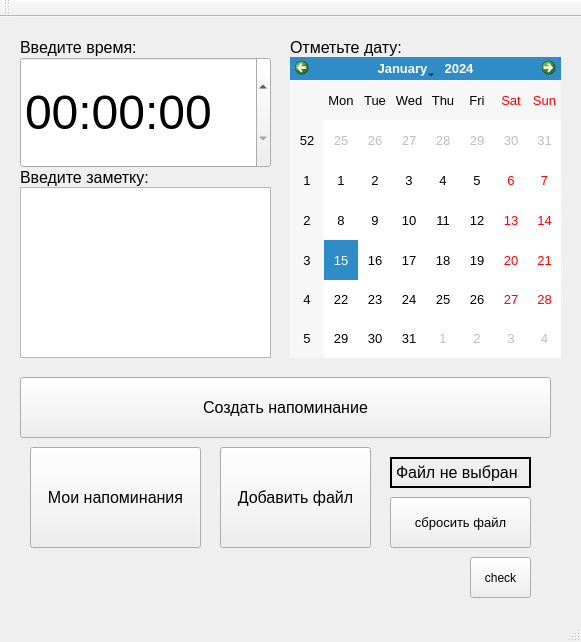
<?xml version="1.0" encoding="UTF-8"?>
<ui version="4.0">
 <class>MainWindow</class>
 <widget class="QMainWindow" name="MainWindow">
  <property name="geometry">
   <rect>
    <x>0</x>
    <y>0</y>
    <width>581</width>
    <height>642</height>
   </rect>
  </property>
  <property name="windowTitle">
   <string>Reminder</string>
  </property>
  <property name="iconSize">
   <size>
    <width>11</width>
    <height>24</height>
   </size>
  </property>
  <widget class="QWidget" name="centralWidget">
   <widget class="QTimeEdit" name="timeEdit">
    <property name="geometry">
     <rect>
      <x>20</x>
      <y>40</y>
      <width>251</width>
      <height>111</height>
     </rect>
    </property>
    <property name="font">
     <font>
      <pointsize>36</pointsize>
     </font>
    </property>
   </widget>
   <widget class="QCalendarWidget" name="calendarWidget">
    <property name="geometry">
     <rect>
      <x>290</x>
      <y>40</y>
      <width>271</width>
      <height>301</height>
     </rect>
    </property>
    <property name="font">
     <font>
      <pointsize>10</pointsize>
     </font>
    </property>
   </widget>
   <widget class="QPushButton" name="pushButton">
    <property name="geometry">
     <rect>
      <x>20</x>
      <y>360</y>
      <width>531</width>
      <height>61</height>
     </rect>
    </property>
    <property name="font">
     <font>
      <pointsize>12</pointsize>
     </font>
    </property>
    <property name="text">
     <string>Создать напоминание</string>
    </property>
   </widget>
   <widget class="QPlainTextEdit" name="plainTextEdit">
    <property name="geometry">
     <rect>
      <x>20</x>
      <y>170</y>
      <width>251</width>
      <height>171</height>
     </rect>
    </property>
   </widget>
   <widget class="QPushButton" name="pushButton_2">
    <property name="geometry">
     <rect>
      <x>470</x>
      <y>540</y>
      <width>61</width>
      <height>41</height>
     </rect>
    </property>
    <property name="text">
     <string>check</string>
    </property>
   </widget>
   <widget class="QPushButton" name="pushButton_4">
    <property name="geometry">
     <rect>
      <x>30</x>
      <y>430</y>
      <width>171</width>
      <height>101</height>
     </rect>
    </property>
    <property name="font">
     <font>
      <pointsize>12</pointsize>
     </font>
    </property>
    <property name="text">
     <string>Мои напоминания</string>
    </property>
   </widget>
   <widget class="QLabel" name="label">
    <property name="geometry">
     <rect>
      <x>20</x>
      <y>150</y>
      <width>151</width>
      <height>21</height>
     </rect>
    </property>
    <property name="font">
     <font>
      <pointsize>12</pointsize>
     </font>
    </property>
    <property name="text">
     <string>Введите заметку:</string>
    </property>
   </widget>
   <widget class="QLabel" name="label_2">
    <property name="geometry">
     <rect>
      <x>290</x>
      <y>20</y>
      <width>151</width>
      <height>21</height>
     </rect>
    </property>
    <property name="font">
     <font>
      <pointsize>12</pointsize>
     </font>
    </property>
    <property name="text">
     <string>Отметьте дату:</string>
    </property>
   </widget>
   <widget class="QLabel" name="label_3">
    <property name="geometry">
     <rect>
      <x>20</x>
      <y>20</y>
      <width>151</width>
      <height>21</height>
     </rect>
    </property>
    <property name="font">
     <font>
      <pointsize>12</pointsize>
     </font>
    </property>
    <property name="text">
     <string>Введите время:</string>
    </property>
   </widget>
   <widget class="QPushButton" name="pushButton_3">
    <property name="geometry">
     <rect>
      <x>220</x>
      <y>430</y>
      <width>151</width>
      <height>101</height>
     </rect>
    </property>
    <property name="font">
     <font>
      <pointsize>12</pointsize>
     </font>
    </property>
    <property name="text">
     <string>Добавить файл</string>
    </property>
   </widget>
   <widget class="QLabel" name="label_file">
    <property name="geometry">
     <rect>
      <x>390</x>
      <y>440</y>
      <width>141</width>
      <height>31</height>
     </rect>
    </property>
    <property name="font">
     <font>
      <pointsize>12</pointsize>
     </font>
    </property>
    <property name="frameShape">
     <enum>QFrame::WinPanel</enum>
    </property>
    <property name="frameShadow">
     <enum>QFrame::Plain</enum>
    </property>
    <property name="text">
     <string>Файл не выбран</string>
    </property>
    <property name="margin">
     <number>3</number>
    </property>
   </widget>
   <widget class="QPushButton" name="pushButton_5">
    <property name="geometry">
     <rect>
      <x>390</x>
      <y>480</y>
      <width>141</width>
      <height>51</height>
     </rect>
    </property>
    <property name="font">
     <font>
      <pointsize>10</pointsize>
     </font>
    </property>
    <property name="text">
     <string>сбросить файл</string>
    </property>
   </widget>
  </widget>
  <widget class="QMenuBar" name="menuBar">
   <property name="geometry">
    <rect>
     <x>0</x>
     <y>0</y>
     <width>581</width>
     <height>21</height>
    </rect>
   </property>
  </widget>
  <widget class="QToolBar" name="mainToolBar">
   <attribute name="toolBarArea">
    <enum>TopToolBarArea</enum>
   </attribute>
   <attribute name="toolBarBreak">
    <bool>false</bool>
   </attribute>
  </widget>
  <widget class="QStatusBar" name="statusBar"/>
 </widget>
 <layoutdefault spacing="6" margin="11"/>
 <resources/>
 <connections/>
</ui>
